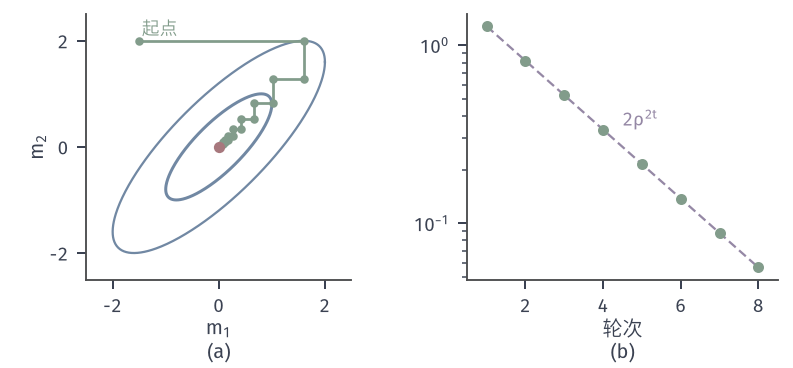

Generate this figure with Python:
from pathlib import Path
import sys
HERE = Path(__file__).resolve().parent
sys.path.insert(0, str(HERE.parent/'dapx-common'))
from common import *
# Target N(0,[[1,rho],[rho,1]]), rho=0.8. Mean-field factors q_j=N(m_j, 1-rho^2); coordinate updates
# m1 <- rho*m2, m2 <- rho*m1, started at (m1,m2)=(-1.5,2).
# (a) target contours c=1,2 (blue), path of (m1,m2) (green), optimum (0,0) (red).
# (b) |m2| after each full round (green, log scale) and reference rho^{2t} * 2 (purple dashed).
rho = RHO
L = np.linalg.cholesky(np.array([[1, rho], [rho, 1]]))
th = np.linspace(0, 2*np.pi, 400)
m1, m2 = -1.5, 2.0; P = [(m1, m2)]; rounds = []
for t in range(8):
    m1 = rho*m2; P.append((m1, m2)); m2 = rho*m1; P.append((m1, m2)); rounds.append(abs(m2))
fig, axs = figure(width_mm=112, height_mm=52, ncols=2)
panel(fig, left=.08, right=.98, top=.96, bottom=.24, wspace=.3)
ax = axs[0]
for c, lw in ((1, 1.2), (2, .9)):
    e = c*(L@np.vstack([np.cos(th), np.sin(th)])); ax.plot(e[0], e[1], color=BLUE, lw=lw)
xs = [p[0] for p in P]; ys = [p[1] for p in P]
ax.plot(xs, ys, color=GREEN, lw=1.1, marker='o', ms=2.4)
dot(ax, 0, 0, RED, ms=4.5)
lab(ax, -1.45, 2.12, '起点', GREEN, fontsize=7)
ax.set_aspect('equal'); ax.set_xlim(-2.5, 2.5); ax.set_ylim(-2.5, 2.5)
ax.set_xticks([-2, 0, 2]); ax.set_yticks([-2, 0, 2]); axlab(ax, '$m_1$', '$m_2$')
ax = axs[1]
t = np.arange(1, len(rounds)+1)
ax.semilogy(t, rounds, color=GREEN, lw=0, marker='o', ms=3.4, zorder=5)
ax.semilogy(t, 2*rho**(2*t), color=PURPLE, lw=.9, ls=DASH)
lab(ax, 4.5, .35, r'$2\rho^{2t}$', PURPLE)
ax.set_xlim(.5, 8.5); axlab(ax, '轮次', None)
tags(fig, axs)
save(fig, HERE, 'figure', {'path': [[round(a, 4), round(b, 4)] for a, b in P[:7]], 'rate_per_round': rho**2})
